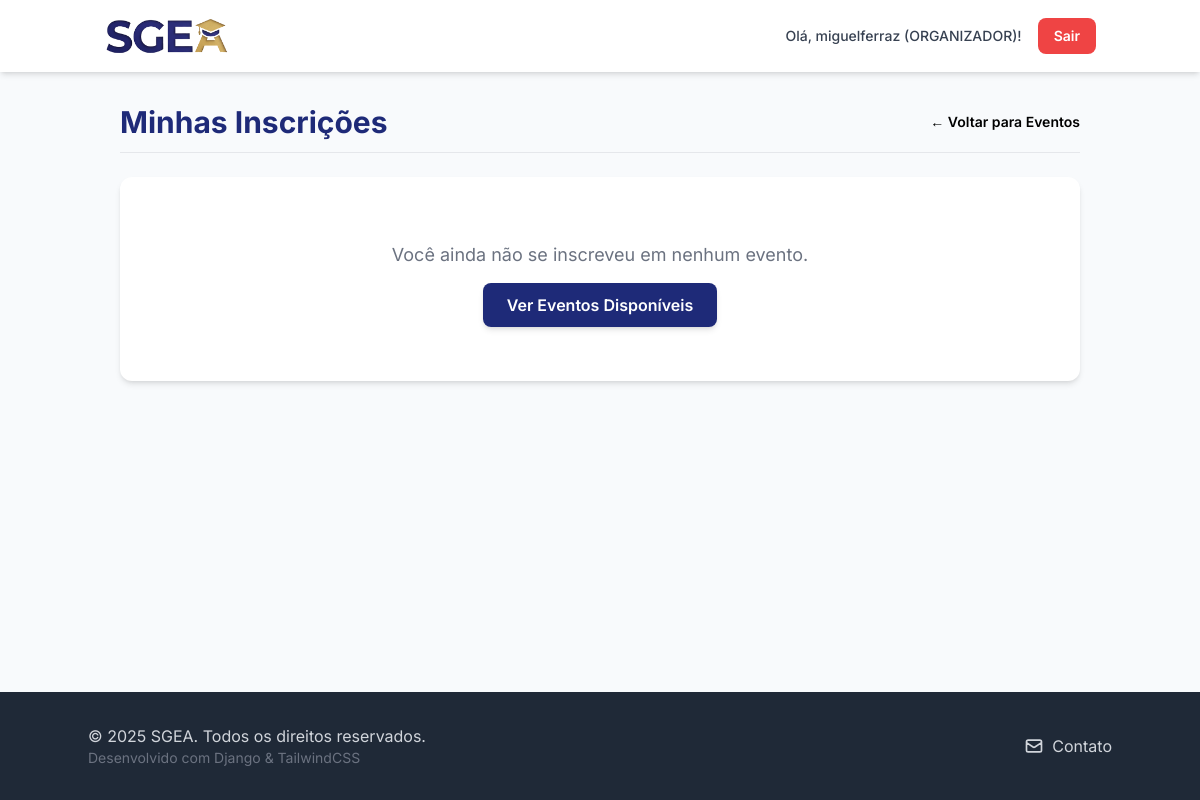
The app's page /eventos/minhas-inscricoes/ (signed in), older data.
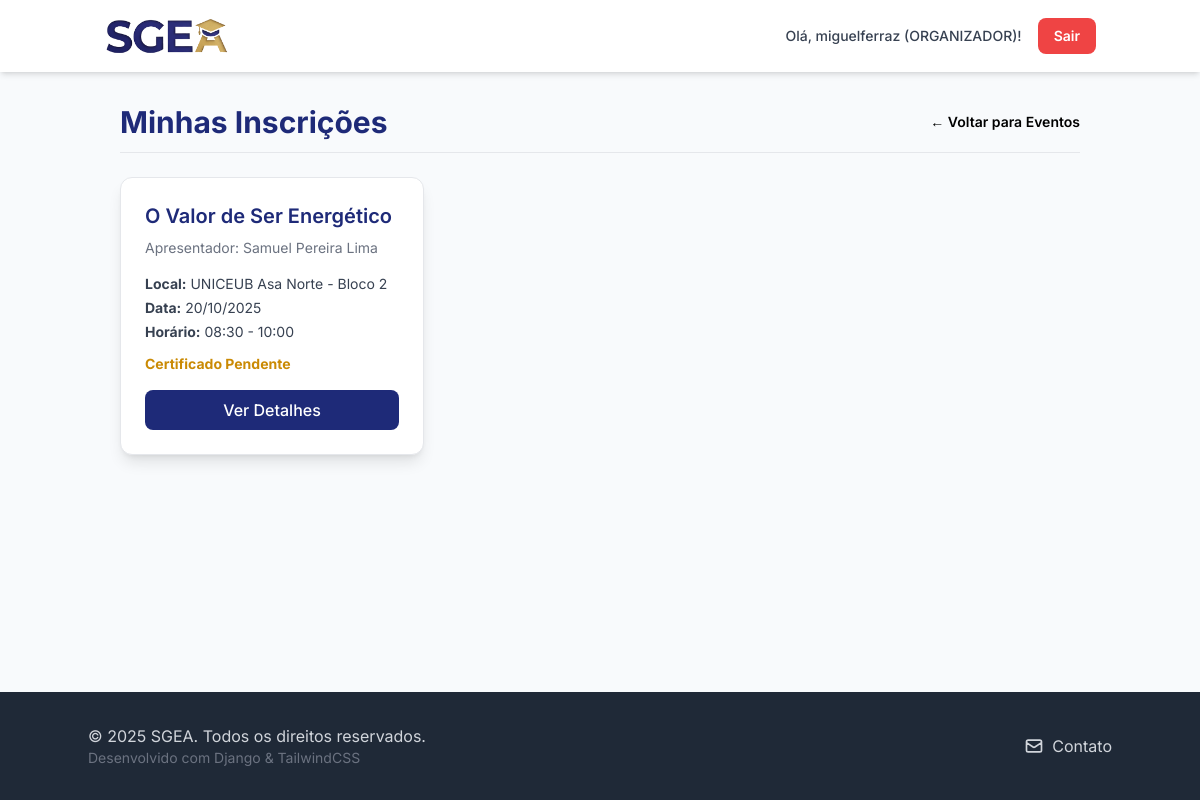
The same page, newer data.
### events/models.py (models this page shows, shortened)
class Inscricao(models.Model):
    usuario = models.ForeignKey(Usuario, on_delete=models.CASCADE)
    evento = models.ForeignKey(Evento, on_delete=models.CASCADE)
    data_inscricao = models.DateTimeField(auto_now_add=True)
    certificado_emitido = models.BooleanField(default=False)
    class Meta:
        unique_together = ('usuario', 'evento')

class Evento(models.Model):
    TIPO_CHOICES = (
        ('SEMINARIO', 'Seminário'),
        ('PALESTRA', 'Palestra'),
        ('MINICURSO', 'Minicurso'),
        ('SEMANA', 'Semana Acadêmica'),
    )
    nome_evento = models.CharField(max_length=255)
    apresentador = models.CharField(max_length=255)
    tipo_evento = models.CharField(max_length=50, choices=TIPO_CHOICES)
    data = models.DateField()
    horario_inicio = models.TimeField()
    horario_fim = models.TimeField()
    local = models.CharField(max_length=255)
    qtd_participantes = models.IntegerField(default=0)
    organizador_responsavel = models.ForeignKey(
        Usuario,
        on_delete=models.CASCADE,
        limit_choices_to={'perfil': 'ORGANIZADOR'}
    )

### events/views.py (the view)
# urls.py: path('minhas-inscricoes/', views.MyInscriptionsListView.as_view(), name='my_inscriptions'),
class MyInscriptionsListView(LoginRequiredMixin, ListView):
    model = Inscricao
    template_name = 'events/my_inscriptions.html'
    context_object_name = 'inscricoes_list'
    def get_queryset(self):
        return Inscricao.objects.filter(usuario=self.request.user).order_by('evento__data')

### events/templates/events/my_inscriptions.html (shortened to what this page needs)
{% load static %}
<!DOCTYPE html>
<html lang="pt-br">
<head>
    <script src="https://cdn.tailwindcss.com"></script>
    <link rel="stylesheet" href="{% static 'css/base.css' %}">
</head>
<body>
    {% include 'inicio/partials/header.html' %}
    <main class="container mx-auto p-4 sm:p-6 md:p-8">
        <div class="flex justify-between items-center mb-6 border-b pb-3">
            <h2 class="text-3xl font-bold" style="color: var(--sgea-blue);">Minhas Inscrições</h2>
            <a href="{% url 'events:event_list' %}" class="text-sm font-semibold hover:text-gray-900 transition duration-150">← Voltar para Eventos</a>
        </div>
        {% if inscricoes_list %}
            <div class="grid grid-cols-1 md:grid-cols-2 lg:grid-cols-3 gap-6">
                {% for inscricao in inscricoes_list %}
                    <div class="bg-white p-6 rounded-xl shadow-lg hover:shadow-xl transition duration-300 border border-gray-200 flex flex-col">
                        <h3 class="text-xl font-semibold mb-2" style="color: var(--sgea-blue);">{{ inscricao.evento.nome_evento }}</h3>
                        <p class="text-gray-500 text-sm mb-4">Apresentador: {{ inscricao.evento.apresentador }}</p>
                        <div class="space-y-1 text-sm text-gray-700 flex-grow">
                            <p><strong>Local:</strong> {{ inscricao.evento.local }}</p>
                            <p><strong>Data:</strong> {{ inscricao.evento.data|date:"d/m/Y" }}</p>
                            <p><strong>Horário:</strong> {{ inscricao.evento.horario_inicio|time:"H:i" }} - {{ inscricao.evento.horario_fim|time:"H:i" }}</p>
                            {% if inscricao.certificado_emitido %}
                                <p class="pt-2">
                                    <a href="{% url 'events:generate_certificate' inscricao_id=inscricao.id %}" target="_blank" class="text-green-600 font-bold hover:text-green-800">
                                        ✓ Baixar Certificado
                                    </a>
                                </p>
                            {% else %}
                                <p class="text-yellow-600 font-bold pt-2">Certificado Pendente</p>
                            {% endif %}
                        </div>
                        <div class="mt-4">
                            <a href="{% url 'events:event_detail' pk=inscricao.evento.pk %}" class="w-full inline-block text-center text-white font-medium py-2 rounded-lg transition duration-200" style="background-color: var(--sgea-blue);" onmouseover="this.style.backgroundColor='#1a256a'" onmouseout="this.style.backgroundColor='var(--sgea-blue)'">
                                Ver Detalhes
                            </a>
                        </div>
                    </div>
                {% endfor %}
            </div>
        {% else %}
            <div class="text-center py-16 bg-white rounded-xl shadow-md">
                <p class="text-gray-500 text-lg">Você ainda não se inscreveu em nenhum evento.</p>
                <div class="mt-6">
                    <a href="{% url 'events:event_list' %}" class="px-6 py-3 text-white font-semibold rounded-lg shadow-md transition duration-200" style="background-color: var(--sgea-blue);" onmouseover="this.style.backgroundColor='#1a256a'" onmouseout="this.style.backgroundColor='var(--sgea-blue)'">
                        Ver Eventos Disponíveis
                    </a>
                </div>
            </div>
        {% endif %}
    </main>
    {% include 'inicio/partials/footer.html' %}
</body>
</html>

Row changes from the older to the newer data that the page shows:
added Inscricao: evento.nome_evento "O Valor de Ser Energético", evento.apresentador "Samuel Pereira Lima", evento.local "UNICEUB Asa Norte - Bloco 2", evento.data "20/10/2025", evento.horario_inicio "08:30", evento.horario_fim "10:00", certificado_emitido "Certificado Pendente"
Text that changed along with them:
text no longer shown: "Você ainda não se inscreveu em nenhum evento. Ver Eventos Disponíveis"
